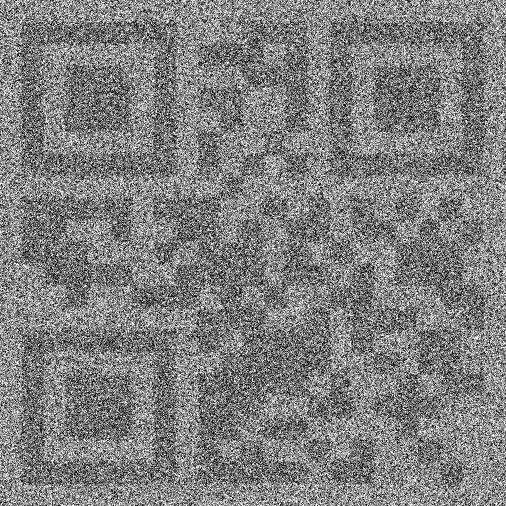
#> input picture 12.png, 1012 x 1012 px (shown at 1/2 size)
$ python corner_det.py
#> lines starting #> are read from the running program, lines starting #| are printed output that depends on the picture; after the words box and inside, x2 and y2 are one past the last pixel; in counts of white or black regions, pixels touching at a corner belong together
import cv2
import numpy as np

img = cv2.imread("12.png")
#> img is the input picture: shape (1012, 1012, 3); mean B, G, R 128, 128, 128
img =cv2.resize(img,dsize=(500,500))
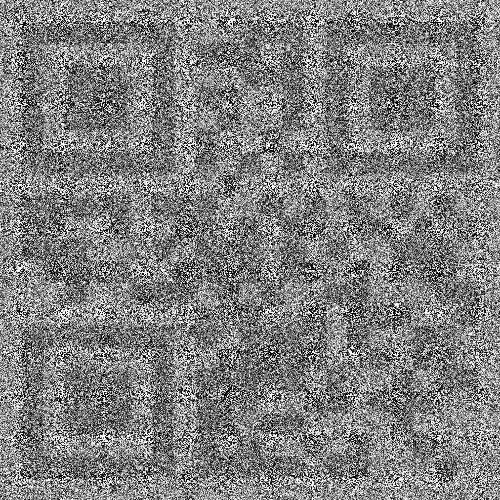
#> img: shape (500, 500, 3); mean B, G, R 127.8, 127.8, 127.8
gray = cv2.cvtColor(img, cv2.COLOR_BGR2GRAY)
Darkest = np.min(gray)
#> Darkest = 0
ret, thresh = cv2.threshold(gray,Darkest,255,cv2.THRESH_BINARY)
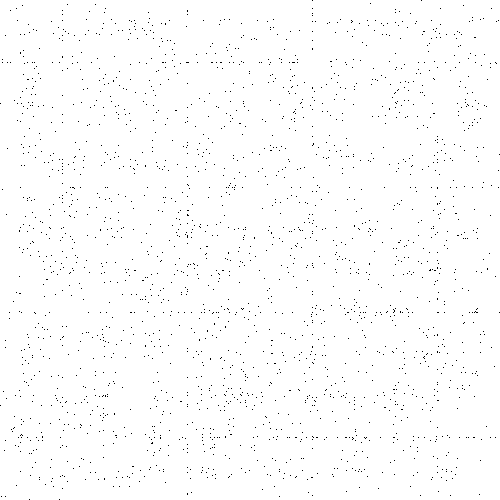
#> thresh: shape (500, 500); 99% white; black in thin lines or dots
#> ret = 0

corners = cv2.goodFeaturesToTrack(gray, 100 , 0.01 , 10 )
#> corners = 100 rows, first 8: [20, 187], [101, 355], [230, 103], [395, 22], [19, 265], [110, 185], [184, 22], [101, 433]
corners = np.int0(corners)

for corner in corners:
    x,y =corner.ravel()
    cv2.circle(img,(x,y),5,(255,0,0),-1)
#> this loop made 100 passes
#> (x, y) on passes 1 to 12: (20, 187), (101, 355), (230, 103), (395, 22), (19, 265), (110, 185), (184, 22), (101, 433), (259, 394), (272, 433), (480, 144), (438, 18)
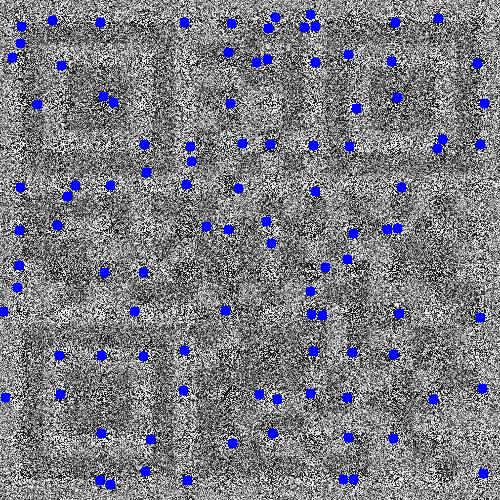
#> img: shape (500, 500, 3); 3.24% of pixels changed, all inside (x1, y1, x2, y2) = (0, 9, 490, 490)

cv2.imshow("img",img)
cv2.waitKey(0)
cv2.destroyAllWindows()
